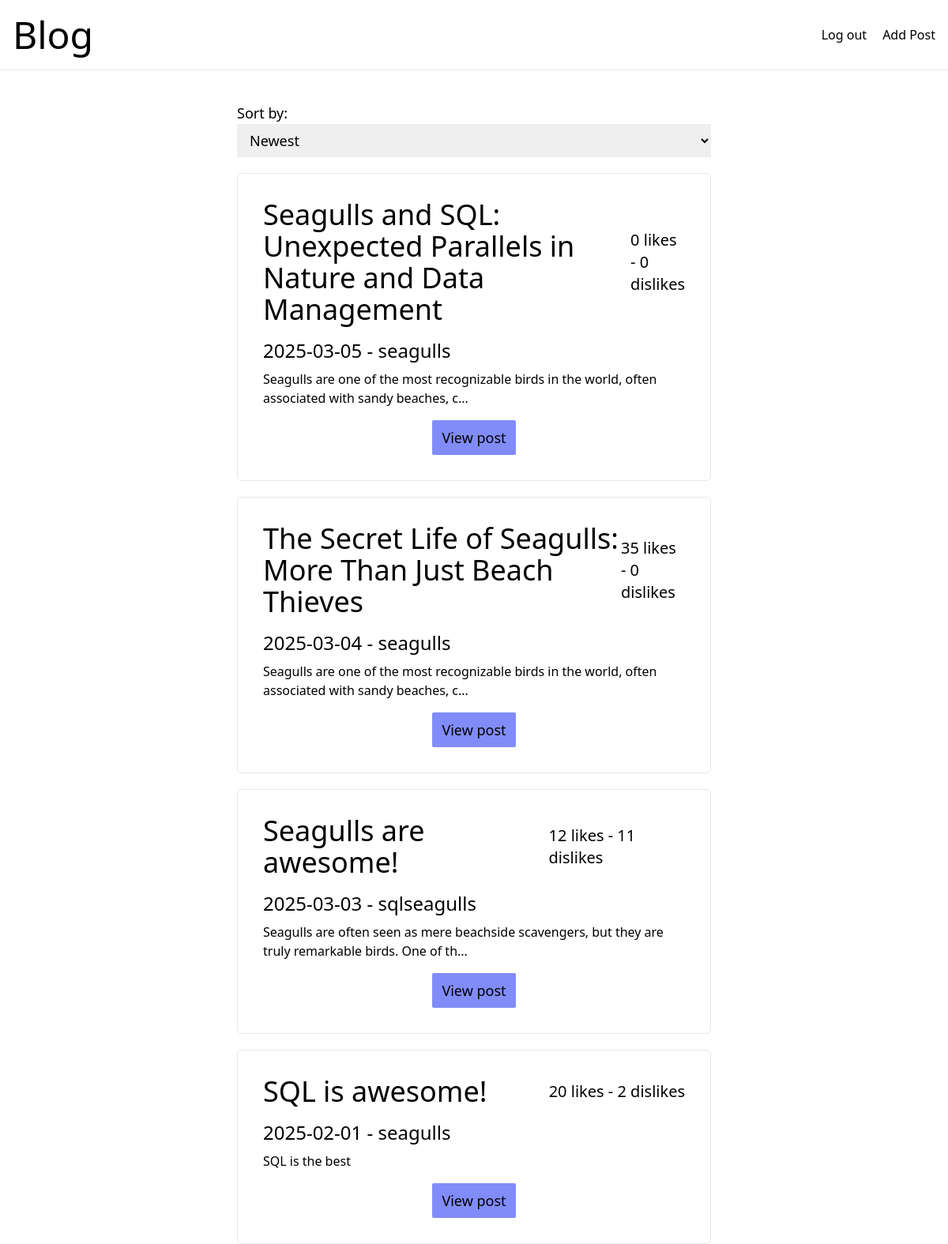
Page /index.php (signed in) on the committed database.
### tables this page shows
CREATE TABLE `posts` (
  `id` int(11) unsigned NOT NULL AUTO_INCREMENT,
  `title` varchar(255) NOT NULL,
  `username_id` varchar(255) NOT NULL,
  `content` text DEFAULT NULL,
  `date_posted` date NOT NULL,
  `category_id` int(11) DEFAULT NULL,
  `likes` int(11) NOT NULL DEFAULT 0,
  `dislikes` int(11) NOT NULL DEFAULT 0,
  `time_posted` time NOT NULL,
  PRIMARY KEY (`id`)
);

CREATE TABLE `users` (
  `id` int(11) unsigned NOT NULL AUTO_INCREMENT,
  `username` varchar(255) NOT NULL,
  `password` char(60) NOT NULL,
  `email` varchar(255) NOT NULL,
  PRIMARY KEY (`id`)
);

### src/models/PostsModel.php (called while the page is built, shortened)
<?php
class PostsModel
{
    public PDO $db;
    public function __construct(PDO $db)
    {
        $this->db = $db;
    }
    public function getAll(string $postOrder): array
    {
        $order_by = "";
        if ($postOrder == 'newest'){
            $order_by = 'ORDER BY `date_posted` DESC';
        } elseif ($postOrder == 'oldest') {
            $order_by = 'ORDER BY `date_posted` ASC';
        } elseif ($postOrder == 'most_liked') {
            $order_by = 'ORDER BY `likes` DESC';
        } elseif ($postOrder == 'most_disliked') {
            $order_by = 'ORDER BY `dislikes` DESC';
        }
        $query = $this->db->prepare(
            "SELECT `posts`.`title`,
                        `posts`.`id`,
                        `posts`.`content`,
                        `posts`.`date_posted` ,
                        `posts`.`time_posted`,
                        `users`.`username`,
                        `posts`.`likes`,
                        `posts`.`dislikes`
                FROM `posts`
                JOIN `users` ON `users` . `id` = `posts` . `username_id`
                $order_by;");
        $query->setFetchMode(PDO::FETCH_CLASS, PostEntity::class);
        $query->execute();
        return $query->fetchAll();
    }
}

### src/services/PostDisplayService.php (the view, shortened to what this page needs)
<?php
class PostDisplayService
{
    static public function displayAllPosts(array $posts): string
    {
            $output = '';
            foreach ($posts as $post) {
                if (strlen($post->content) > 100){
                    $content = substr($post->content, 0,100);
                    $content .= '...';
                } else {
                    $content = $post->content;
                }
                $output .= '<article class="p-8 border border-solid rounded-md">';
                $output .= '<div class="flex justify-between items-center flex-col md:flex-row mb-4">';
                $output .= "<h2 class='text-4xl'>$post->title</h2>";
                $output .= "<span class='text-xl'>$post->likes likes - $post->dislikes dislikes</span>";
                $output .= '</div>';
                $output .= "<p class='text-2xl mb-2'>$post->date_posted - $post->username</p>";
                $output .= "<p>$content</p>";
                $output .= '<div class="flex justify-center">';
                $output .= "<a class='px-3 py-2 mt-4 text-lg bg-indigo-400 hover:bg-indigo-700 hover:text-white transition inline-block rounded-sm' href='singlePost.php?id={$post->id}'>View post</a>";
                $output .= '</div>';
                $output .= '</article>';
            }
        return $output;
    }
}

### rows in the picture
posts: title "Seagulls and SQL: Unexpected Parallels in Nature and Data Management", likes "0", dislikes "0", date_posted "2025-03-05", users.username "seagulls", content "Seagulls are one of the most recognizable birds in the world, often associated with sandy beaches, c..."
posts: title "The Secret Life of Seagulls: More Than Just Beach Thieves", likes "35", dislikes "0", date_posted "2025-03-04", users.username "seagulls", content "Seagulls are one of the most recognizable birds in the world, often associated with sandy beaches, c..."
posts: title "Seagulls are awesome!", likes "12", dislikes "11", date_posted "2025-03-03", users.username "sqlseagulls", content "Seagulls are often seen as mere beachside scavengers, but they are truly remarkable birds. One of th..."
posts: title "SQL is awesome!", likes "20", dislikes "2", date_posted "2025-02-01", users.username "seagulls", content "SQL is the best"
